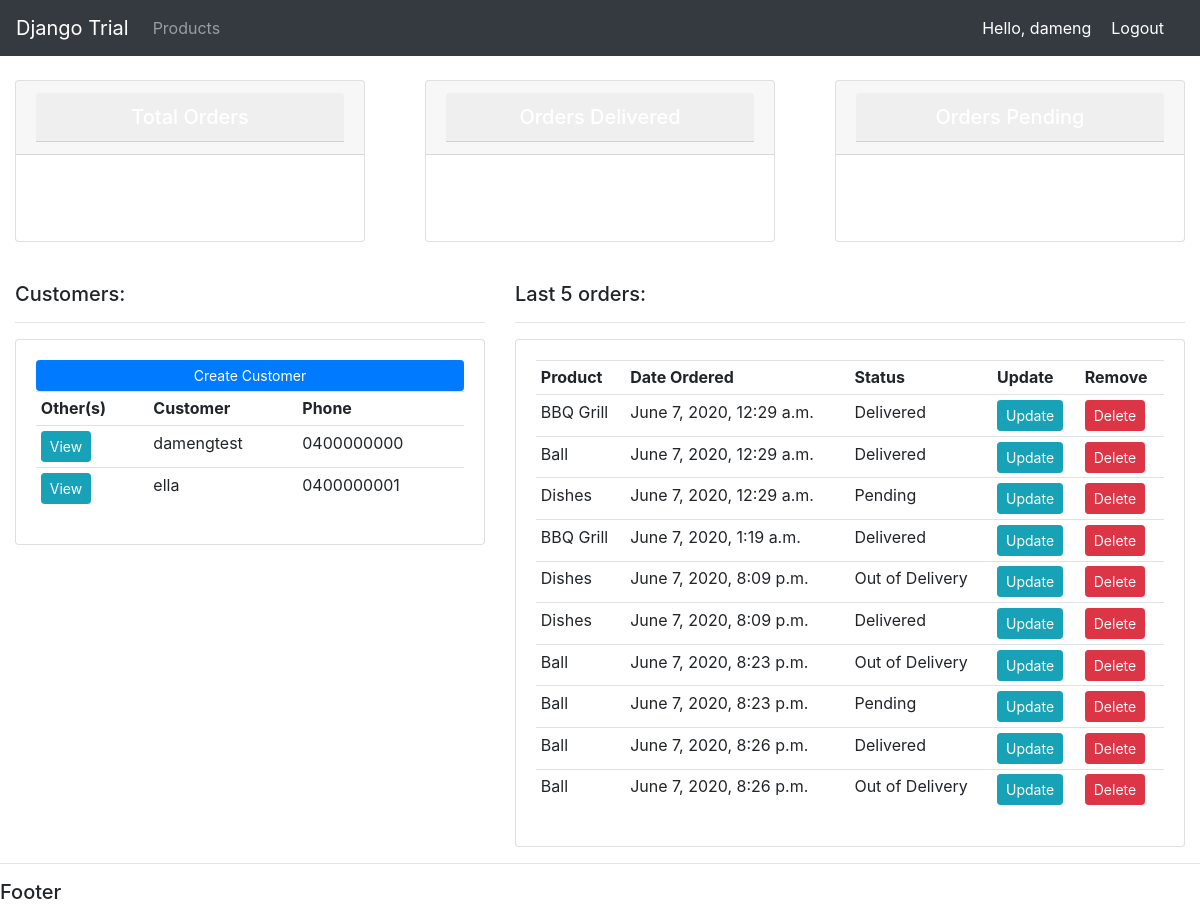
The app's page / (signed in) with its own data.
### accounts/models.py (models this page shows, shortened)
class Customer(models.Model):
  name = models.CharField(max_length=200, null=True)
  email = models.CharField(max_length=200, null=True)
  phone = models.CharField(max_length=200, null=True)
  date_created = models.DateTimeField(auto_now_add=True)

class Order(models.Model):
  STATUS = (
    ('Pending', 'Pending'),
    ('Out of Delivery', 'Out of Delivery'),
    ('Delivered', 'Delivered')
  )
  customer = models.ForeignKey(Customer, null=True, on_delete=models.SET_NULL)
  product = models.ForeignKey(Product, null=True, on_delete=models.SET_NULL)
  date_created = models.DateTimeField(auto_now_add=True)
  status = models.CharField(max_length=200, null=True, choices=STATUS)
  note = models.CharField(max_length=1000, null=True)

class Product(models.Model):
  CATEGORY = (
    ('In Door', 'In Door'),
    ('Out Door', 'Out Door')
  )
  name = models.CharField(max_length=200, null=True)
  price = models.FloatField(null=True)
  category = models.CharField(max_length=200, null=True, choices=CATEGORY)
  description = models.CharField(max_length=200, null=True, blank=True)
  date_created = models.DateTimeField(auto_now_add=True)
  tags = models.ManyToManyField(Tag)

### accounts/views.py (the view)
# urls.py: path('', views.home, name="home"),
@login_required(login_url='signin')
def home(request):
    orders = Order.objects.all()
    customers = Customer.objects.all()
    total_customers = customers.count()
    total_orders = orders.count()
    delivered = orders.filter(status='Delivered').count()
    pending = orders.filter(status='Pending').count()
    context = {'orders': orders, 'customers': customers, 'total_customers': total_customers, 'total_orders': total_orders, 'delivered': delivered, 'pending': pending}
    return render(request, 'accounts/dashboard.html', context)

### accounts/templates/accounts/dashboard.html
{% extends 'accounts/main.html' %}
{% block content %}
  {% include 'accounts/status.html' %}
  <div class="container-fluid">
    <div class="row">
      <div class="col-md-5">
        <h5>Customers:</h5>
        <hr />
        <div class="card card-body">
          <a class="btn btn-primary btn-sm btn-block" href="#">
            Create Customer
          </a>
          <table class="table table-sm">
            <tr>
              <th>Other(s)</th>
              <th>Customer</th>
              <th>Phone</th>
            </tr>
            {% for c in customers %}
              <tr>
                <td><a class="btn btn-sm btn-info" href="{% url 'customer' c.id %}">View</a></td>
                <td>{{ c.name }}</td>
                <td>{{ c.phone }}</td>
              </tr>
            {% endfor %}
          </table>
        </div>
      </div>
      <div class="col-md-7">
        <h5>Last 5 orders:</h5>
        <hr />
        <div class="card card-body">
          <table class="table table-sm">
            <tr>
              <th>Product</th>
              <th>Date Ordered</th>
              <th>Status</th>
              <th>Update</th>
              <th>Remove</th>
            </tr>
            {% for o in orders %}
              <tr>
                <td>{{ o.product.name }}</td>
                <td>{{ o.date_created }}</td>
                <td>{{ o.status }}</td>
                <td><a class="btn btn-sm btn-info" href="{% url 'update_order' o.id %}">Update</a></td>
                <td><a class="btn btn-sm btn-danger" href="{% url 'delete_order' o.id %}">Delete</a></td>
              </tr>
            {% endfor %}
          </table>
        </div>
      </div>
    </div>
  </div>
{% endblock %}

### accounts/templates/accounts/main.html (shortened to what this page needs)
{% load static %}
<!DOCTYPE html>
<html lang="en">
  <head>
    <link rel="stylesheet" href="https://maxcdn.bootstrapcdn.com/bootstrap/4.0.0/css/bootstrap.min.css">
    <link rel="stylesheet" type="text/css" href="https://django-test-assets.s3-ap-southeast-2.amazonaws.com/css/main.css">
  </head>
  <body>
    {% include 'accounts/navbar.html' %}
    {% block content %}
    {% endblock %}
    {% include 'accounts/footer.html' %}
  </body>
</html>

### accounts/templates/accounts/navbar.html (shortened to what this page needs)
<nav class="navbar navbar-expand-lg navbar-dark bg-dark">
  {% if request.user.is_staff %}
    <a class="navbar-brand" href="{% url 'home' %}">Django Trial</a>
  {% endif %}
  <div class="collapse navbar-collapse" id="navbarSupportedContent">
    <ul class="navbar-nav mr-auto">
      <li class="nav-item">
        <a class="nav-link" href="{% url 'products' %}">Products</a>
      </li>
    </ul>
  </div>
  <span class="hello-msg">Hello, {{ request.user }}</span>
  <span><a class="hello-msg" href="{% url 'signout' %}">Logout</a></span>
</nav>

### accounts/templates/accounts/status.html
<div class="row mt-4 mb-4">
  <div class="col">
    <div class="col-md">
      <div class="card text-center text-white mb-3" id="total-orders">
        <div class="card-header">
          <h5 class="card-header">Total Orders</h5>
        </div>
        <div class="card-body">
          <h3 class="card-title">{{ total_orders }}</h3>
        </div>
      </div>
    </div>
  </div>
  <div class="col">
    <div class="col-md">
      <div class="card text-center text-white mb-3" id="orders-delivered">
        <div class="card-header">
          <h5 class="card-header">Orders Delivered</h5>
        </div>
        <div class="card-body">
          <h3 class="card-title">{{ delivered }}</h3>
        </div>
      </div>
    </div>
  </div>
  <div class="col">
    <div class="col-md">
      <div class="card text-center text-white mb-3" id="orders-pending">
        <div class="card-header">
          <h5 class="card-header">Orders Pending</h5>
        </div>
        <div class="card-body">
          <h3 class="card-title">{{ pending }}</h3>
        </div>
      </div>
    </div>
  </div>
</div>

### accounts/templates/accounts/footer.html
<hr/>
<h5>Footer</h5>

### accounts/templates/accounts/navbar.html (style rules this page uses)
.hello-msg { font-size: 16px; color: white; margin-right: 20px; }

### records on screen
Customer: name "damengtest", phone "0400000000"
Customer: name "ella", phone "0400000001"
Order: product.name "BBQ Grill", date_created "June 7, 2020, 12:29 a.m.", status "Delivered"
Order: product.name "Ball", date_created "June 7, 2020, 12:29 a.m.", status "Delivered"
Order: product.name "Dishes", date_created "June 7, 2020, 12:29 a.m.", status "Pending"
Order: product.name "BBQ Grill", date_created "June 7, 2020, 1:19 a.m.", status "Delivered"
Order: product.name "Dishes", date_created "June 7, 2020, 8:09 p.m.", status "Out of Delivery"
Order: product.name "Dishes", date_created "June 7, 2020, 8:09 p.m.", status "Delivered"
Order: product.name "Ball", date_created "June 7, 2020, 8:23 p.m.", status "Out of Delivery"
Order: product.name "Ball", date_created "June 7, 2020, 8:23 p.m.", status "Pending"
Order: product.name "Ball", date_created "June 7, 2020, 8:26 p.m.", status "Delivered"
Order: product.name "Ball", date_created "June 7, 2020, 8:26 p.m.", status "Out of Delivery"

### other values on screen
{{ request.user }} "dameng"
